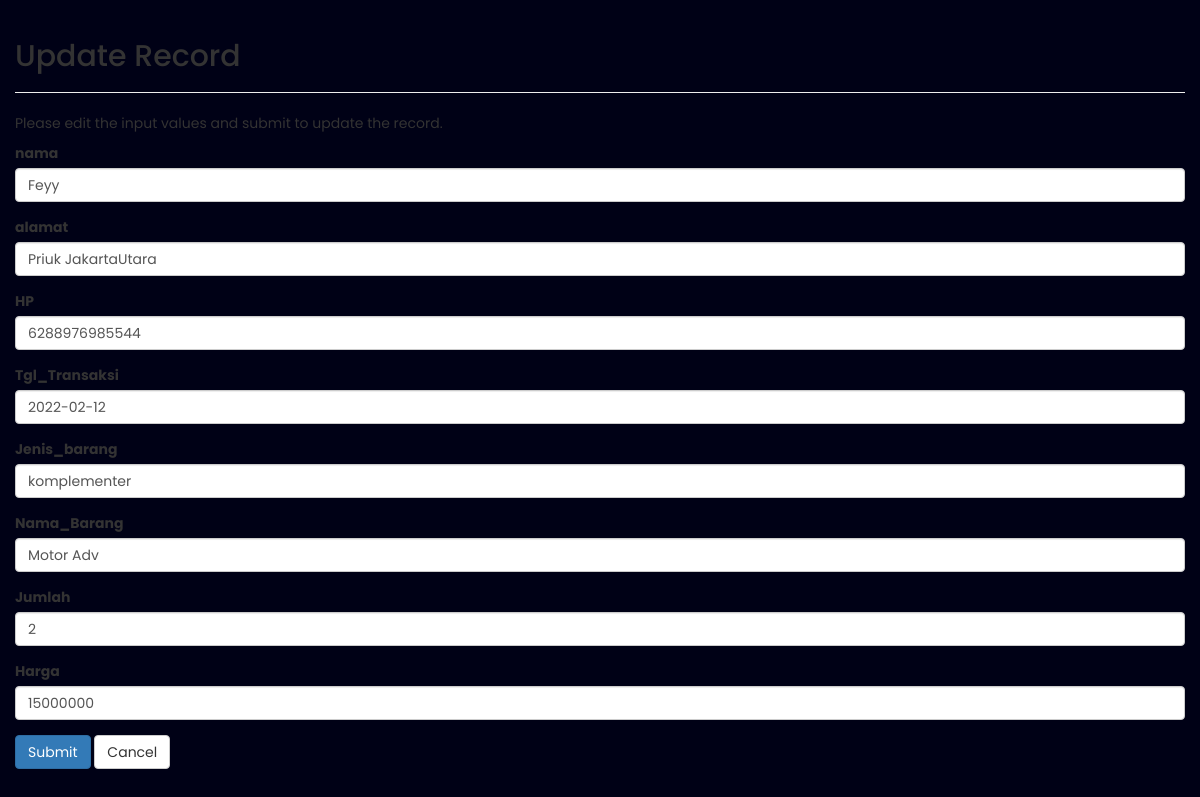
/update.php?Id_pembeli=101004, run on the app's committed database.
### tables this page shows
CREATE TABLE `latif` (
  `Id_pembeli` int(10) NOT NULL,
  `nama` varchar(30) NOT NULL,
  `alamat` varchar(50) NOT NULL,
  `HP` varchar(20) NOT NULL,
  `Tgl_Transaksi` date NOT NULL,
  `Jenis_barang` varchar(25) NOT NULL,
  `Nama_Barang` varchar(50) NOT NULL,
  `Jumlah` int(20) NOT NULL,
  `Harga` int(25) NOT NULL
);

### update.php (the view, shortened to what this page needs)
<?php
require "config.php";
 $nama = $alamat =  $HP =$Tgl_Transaksi =$Jenis_barang =$Nama_Barang =$Jumlah =$Harga ="";
 $nama_err = $alamat_err =  $HP_err =$Tgl_Transaksi_err =$Jenis_barang_err =$Nama_Barang_err =$Jumlah_err =$Harga_err ="";
if(isset($_POST["Id_pembeli"]) && !empty($_POST["Id_pembeli"])){
    $Id_pembeli = $_POST["Id_pembeli"];
      $input_nama = trim($_POST["nama"]);
      if(empty($input_nama)){
        $nama_err = "Please enter a nama.";
    } elseif(!filter_var($input_nama, FILTER_VALIDATE_REGEXP, array("options"=>array("regexp"=>"/^[a-zA-Z\s]+$/")))){
        $nama_err = "Please enter a valid nama.";
    } else{
        $nama = $input_nama;
    }
    $input_alamat = trim($_POST["alamat"]);
    if(empty($input_alamat)){
        $alamat_err = "Please enter a alamat.";
    } elseif(!filter_var($input_alamat, FILTER_VALIDATE_REGEXP, array("options"=>array("regexp"=>"/^[a-zA-Z\s]+$/")))){
        $alamat_err = "Please enter a valid alamat.";
    } else{
        $alamat = $input_alamat;
    }
        $input_HP = trim($_POST["HP"]);
        if(empty($input_HP)){
            $HP_err = "Please enter the HP value.";
        } elseif(!ctype_digit($input_HP)){
            $HP_err = "Please enter a positive integer value.";
        } else{
            $HP = $input_HP;
        }
    $input_Tgl_Transaksi = trim($_POST["Tgl_Transaksi"]);
    if(empty($input_Tgl_Transaksi)){
        $Tgl_Transaksi_err = "Please enter a Tgl_Transaksi.";
    } else{
        $Tgl_Transaksi = $input_Tgl_Transaksi;
    }
    $input_Jenis_barang = trim($_POST["Jenis_barang"]);
    if(empty($input_Jenis_barang)){
        $Jenis_barang_err = "Please enter a Jenis_barang.";
    } elseif(!filter_var($input_Jenis_barang, FILTER_VALIDATE_REGEXP, array("options"=>array("regexp"=>"/^[a-zA-Z\s]+$/")))){
        $Jenis_barang_err = "Please enter a valid Jenis_barang.";
    } else{
        $Jenis_barang = $input_Jenis_barang;
    }
    $input_Nama_Barang = trim($_POST["Nama_Barang"]);
    if(empty($input_Nama_Barang)){
        $Nama_Barang_err = "Please enter a Nama_Barang.";
    } elseif(!filter_var($input_Nama_Barang, FILTER_VALIDATE_REGEXP, array("options"=>array("regexp"=>"/^[a-zA-Z\s]+$/")))){
        $Nama_Barang_err = "Please enter a valid Nama_Barang.";
    } else{
        $Nama_Barang = $input_Nama_Barang;
    }
    $input_Jumlah = trim($_POST["Jumlah"]);
    if(empty($input_Jumlah)){
        $Jumlah_err = "Please enter the Jumlah value.";
    } elseif(!ctype_digit($input_Jumlah)){
        $Jumlah_err = "Please enter a positive integer value.";
    } else{
        $Jumlah = $input_Jumlah;
    }
     $input_Harga = trim($_POST["Harga"]);
     if(empty($input_Harga)){
         $Harga_err = "Please enter the Harga value.";
     } elseif(!ctype_digit($input_Harga)){
         $Harga_err = "Please enter a positive integer value.";
     } else{
         $Harga = $input_Harga;
     }
    if(empty($nama_err) && empty($alamat_err) && empty($HP_err)  && empty($Tgl_Transaksi_err ) && empty($Jenis_barang_err) && empty($Nama_Barang_err)  && empty($Jumlah_err)  && empty($Harga_err))  {
        $sql = "UPDATE latif SET nama=?, alamat=?, HP=?, Tgl_Transaksi=?, Jenis_barang=?, Nama_Barang=?, Jumlah=?, Harga=? WHERE Id_pembeli=?";
        if($stmt = mysqli_prepare($link, $sql)){
            mysqli_stmt_bind_param($stmt, "ssssssssi",$param_nama, $param_alamat,  $param_HP,  $param_Tgl_Transaksi, $param_Jenis_barang, $param_Nama_Barang , $param_Jumlah, $param_Harga ,$param_Id_pembeli);
            $param_nama = $nama;
            $param_alamat = $alamat;
            $param_HP =  $HP;
            $param_Tgl_Transaksi = $Tgl_Transaksi;
            $param_Jenis_barang = $Jenis_barang;
            $param_Nama_Barang = $Nama_Barang;
            $param_Jumlah = $Jumlah;
            $param_Harga = $Harga;
            $param_Id_pembeli = $Id_pembeli;
            if(mysqli_stmt_execute($stmt)){
                header("location: index.php");
                exit();
            } else{
                echo "Something went wrong. Please try again later.";
            }
        }
        mysqli_stmt_close($stmt);
    }
    mysqli_close($link);
}
 else{
    if(isset($_GET["Id_pembeli"]) && !empty(trim($_GET["Id_pembeli"]))){
        $sql = "SELECT * FROM latif WHERE Id_pembeli = ?";
        if($stmt = mysqli_prepare($link, $sql)){
            mysqli_stmt_bind_param($stmt, "i", $param_Id_pembeli);
            if(mysqli_stmt_execute($stmt)){
                $result = mysqli_stmt_get_result($stmt);
                if(mysqli_num_rows($result) == 1){
                    $row = mysqli_fetch_array($result, MYSQLI_ASSOC);
                    $nama = $row["nama"];
                    $alamat = $row["alamat"];
                    $HP = $row["HP"];
                    $Tgl_Transaksi = $row["Tgl_Transaksi"];
                    $Jenis_barang = $row["Jenis_barang"];
                    $Nama_Barang = $row["Nama_Barang"];
                    $Jumlah = $row["Jumlah"];
                    $Harga = $row["Harga"];
                }
            } else{
                echo "Oops! Something went wrong. Please try again later.";
            }
        }
    }
}
?>
<!DOCTYPE html>
<html lang="en">
<head>
    <link rel="stylesheet" href="https://maxcdn.bootstrapcdn.com/bootstrap/3.3.7/css/bootstrap.css">
    <link rel="stylesheet" href="style.css">
</head>
<body>
    <div class="wrapper">
        <div class="container-fluid">
            <div class="row">
                <div class="col-md-12">
                    <div class="page-header">
                        <h2>Update Record</h2>
                    </div>
                    <p>Please edit the input values and submit to update the record.</p>
                    <form action="<?php echo htmlspecialchars($_SERVER["PHP_SELF"]); ?>" method="post">
                            <div class="form-group <?php echo (!empty($nama_err)) ? 'has-error' : ''; ?>">
                                <label>nama</label>
                                <input type="text" name="nama" class="form-control" value="<?php echo $nama; ?>">
                            </div>
                            <div class="form-group <?php echo (!empty($alamat_err)) ? 'has-error' : ''; ?>">
                                <label>alamat</label>
                                <input type="text" name="alamat" class="form-control" value="<?php echo $alamat; ?>">
                            </div>
                            <div class="form-group <?php echo (!empty($HP_err)) ? 'has-error' : ''; ?>">
                                <label>HP</label>
                                <input type="text" name="HP" class="form-control" value="<?php echo $HP; ?>">
                            </div>
                            <div class="form-group <?php echo (!empty($Tgl_Transaksi_err)) ? 'has-error' : ''; ?>">
                                <label>Tgl_Transaksi</label>
                                <input type="text" name="Tgl_Transaksi" class="form-control" value="<?php echo $Tgl_Transaksi; ?>">
                            </div>
                            <div class="form-group <?php echo (!empty($Jenis_barang_err)) ? 'has-error' : ''; ?>">
                                <label>Jenis_barang</label>
                                <input type="text" name="Jenis_barang" class="form-control" value="<?php echo $Jenis_barang; ?>">
                            </div>
                            <div class="form-group <?php echo (!empty($Nama_Barang_err)) ? 'has-error' : ''; ?>">
                                <label>Nama_Barang</label>
                                <input type="text" name="Nama_Barang" class="form-control" value="<?php echo $Nama_Barang; ?>">
                            </div>
                            <div class="form-group <?php echo (!empty($Jumlah_err)) ? 'has-error' : ''; ?>">
                                <label>Jumlah</label>
                                <input type="text" name="Jumlah" class="form-control" value="<?php echo $Jumlah; ?>">
                            </div>
                            <div class="form-group <?php echo (!empty($Harga_err)) ? 'has-error' : ''; ?>">
                                <label>Harga</label>
                                <input type="text" name="Harga" class="form-control" value="<?php echo $Harga; ?>">
                            </div>
                            <div>
                                <input type="submit" class="btn btn-primary" value="Submit">
                                <a href="index.php" class="btn btn-default">Cancel</a>
                            </div>
                    </form>
                </div>
            </div>
        </div>
    </div>
</body>
</html>

### style.css (style rules this page uses)
* { margin: 0; padding: 0; box-sizing: border-box; font-family: 'Poppins', sans-serif; }
body { background: #000116; }

### data on the page
latif: nama "Feyy", alamat "Priuk JakartaUtara", HP "6288976985544", Tgl_Transaksi "2022-02-12", Jenis_barang "komplementer", Nama_Barang "Motor Adv", Jumlah "2", Harga "15000000"
